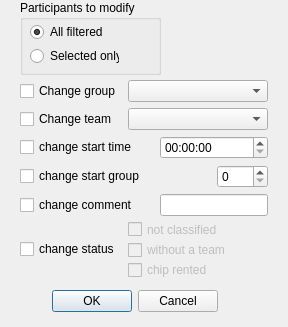
<?xml version="1.0" encoding="UTF-8"?>
<ui version="4.0">
 <class>bulk_edit</class>
 <widget class="QDialog" name="bulk_edit">
  <property name="windowModality">
   <enum>Qt::WindowModal</enum>
  </property>
  <property name="geometry">
   <rect>
    <x>0</x>
    <y>0</y>
    <width>288</width>
    <height>327</height>
   </rect>
  </property>
  <property name="windowTitle">
   <string>Dialog</string>
  </property>
  <property name="sizeGripEnabled">
   <bool>false</bool>
  </property>
  <property name="modal">
   <bool>true</bool>
  </property>
  <widget class="QDialogButtonBox" name="button_box">
   <property name="geometry">
    <rect>
     <x>-100</x>
     <y>290</y>
     <width>318</width>
     <height>23</height>
    </rect>
   </property>
   <property name="orientation">
    <enum>Qt::Horizontal</enum>
   </property>
   <property name="standardButtons">
    <set>QDialogButtonBox::Cancel|QDialogButtonBox::Ok</set>
   </property>
  </widget>
  <widget class="QGroupBox" name="participants_grou_box">
   <property name="geometry">
    <rect>
     <x>20</x>
     <y>0</y>
     <width>141</width>
     <height>75</height>
    </rect>
   </property>
   <property name="title">
    <string>Participants to modify</string>
   </property>
   <widget class="QWidget" name="">
    <property name="geometry">
     <rect>
      <x>10</x>
      <y>23</y>
      <width>89</width>
      <height>42</height>
     </rect>
    </property>
    <layout class="QVBoxLayout" name="participants_layout">
     <item>
      <widget class="QRadioButton" name="all_radio_button">
       <property name="text">
        <string>All filtered</string>
       </property>
       <property name="checked">
        <bool>true</bool>
       </property>
      </widget>
     </item>
     <item>
      <widget class="QRadioButton" name="selected_radio_button">
       <property name="text">
        <string>Selected only</string>
       </property>
      </widget>
     </item>
    </layout>
   </widget>
  </widget>
  <widget class="QWidget" name="">
   <property name="geometry">
    <rect>
     <x>20</x>
     <y>80</y>
     <width>248</width>
     <height>197</height>
    </rect>
   </property>
   <layout class="QGridLayout" name="properties_layout">
    <item row="0" column="0">
     <widget class="QCheckBox" name="group_check_box">
      <property name="text">
       <string>Change group</string>
      </property>
     </widget>
    </item>
    <item row="0" column="1" colspan="3">
     <widget class="QComboBox" name="group_combo_box"/>
    </item>
    <item row="1" column="0">
     <widget class="QCheckBox" name="team_check_box">
      <property name="text">
       <string>Change team</string>
      </property>
     </widget>
    </item>
    <item row="1" column="1" colspan="3">
     <widget class="QComboBox" name="team_combo_box"/>
    </item>
    <item row="2" column="0" colspan="2">
     <widget class="QCheckBox" name="start_check_box">
      <property name="text">
       <string>change start time</string>
      </property>
     </widget>
    </item>
    <item row="2" column="2" colspan="2">
     <widget class="QTimeEdit" name="start_time_edit">
      <property name="displayFormat">
       <string>HH:mm:ss</string>
      </property>
     </widget>
    </item>
    <item row="3" column="0" colspan="3">
     <widget class="QCheckBox" name="start_group_check_box">
      <property name="text">
       <string>change start group</string>
      </property>
     </widget>
    </item>
    <item row="3" column="3">
     <widget class="QSpinBox" name="start_group_spin_box"/>
    </item>
    <item row="4" column="0" colspan="2">
     <widget class="QCheckBox" name="comment_check_box">
      <property name="text">
       <string>change comment</string>
      </property>
     </widget>
    </item>
    <item row="4" column="2" colspan="2">
     <widget class="QLineEdit" name="comment_edit"/>
    </item>
    <item row="5" column="0">
     <widget class="QCheckBox" name="status_check_box">
      <property name="text">
       <string>change status</string>
      </property>
     </widget>
    </item>
    <item row="5" column="1" colspan="3">
     <layout class="QVBoxLayout" name="status_layout">
      <item>
       <widget class="QCheckBox" name="not_classified_check_box">
        <property name="enabled">
         <bool>false</bool>
        </property>
        <property name="text">
         <string>not classified</string>
        </property>
       </widget>
      </item>
      <item>
       <widget class="QCheckBox" name="without_team_check_box">
        <property name="enabled">
         <bool>false</bool>
        </property>
        <property name="text">
         <string>without a team</string>
        </property>
       </widget>
      </item>
      <item>
       <widget class="QCheckBox" name="chip_rented_check_box">
        <property name="enabled">
         <bool>false</bool>
        </property>
        <property name="text">
         <string>chip rented</string>
        </property>
       </widget>
      </item>
     </layout>
    </item>
   </layout>
  </widget>
 </widget>
 <resources/>
 <connections>
  <connection>
   <sender>button_box</sender>
   <signal>accepted()</signal>
   <receiver>bulk_edit</receiver>
   <slot>accept()</slot>
   <hints>
    <hint type="sourcelabel">
     <x>248</x>
     <y>254</y>
    </hint>
    <hint type="destinationlabel">
     <x>157</x>
     <y>274</y>
    </hint>
   </hints>
  </connection>
  <connection>
   <sender>button_box</sender>
   <signal>rejected()</signal>
   <receiver>bulk_edit</receiver>
   <slot>reject()</slot>
   <hints>
    <hint type="sourcelabel">
     <x>316</x>
     <y>260</y>
    </hint>
    <hint type="destinationlabel">
     <x>286</x>
     <y>274</y>
    </hint>
   </hints>
  </connection>
 </connections>
</ui>
